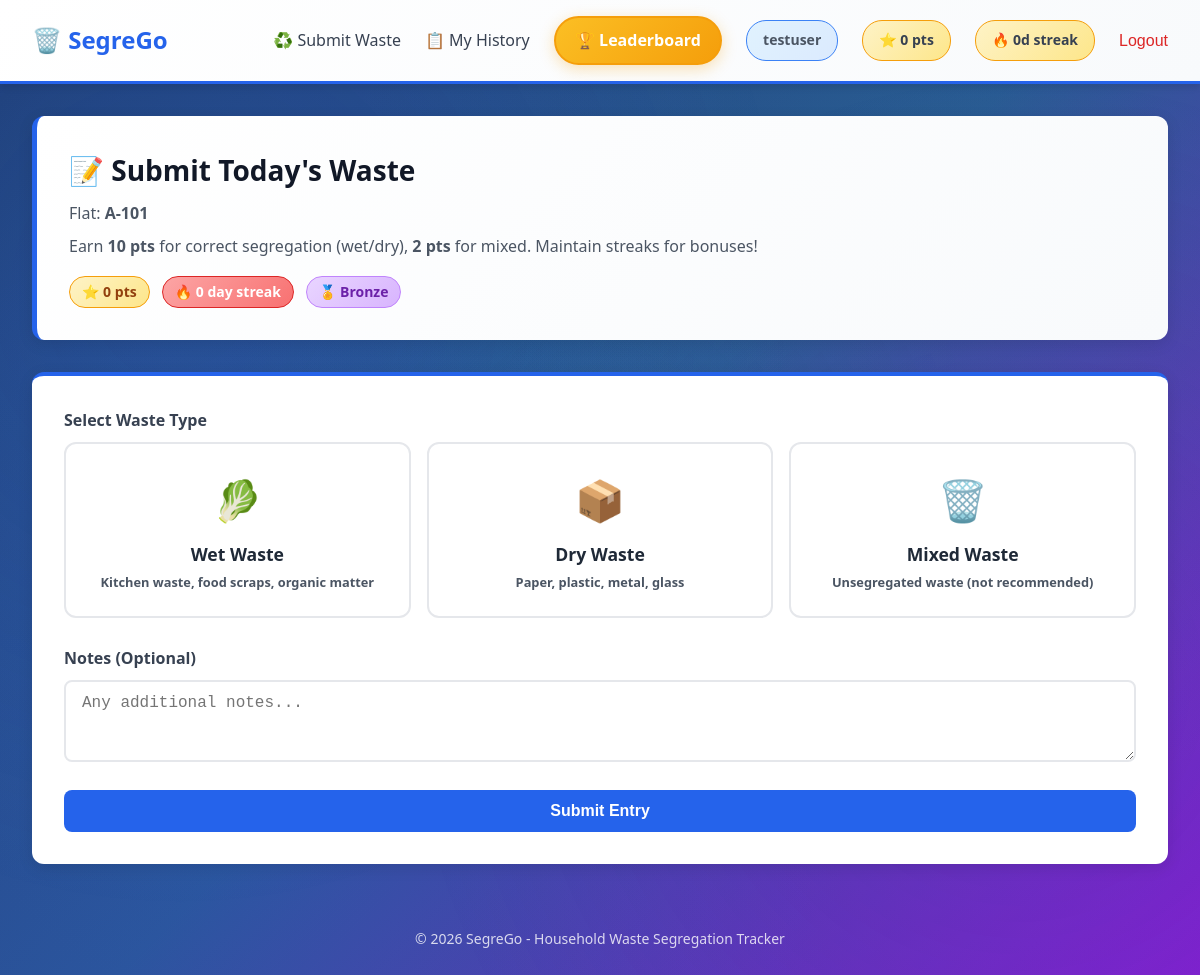
Page /submit/ (signed in) on the committed database.
### waste/models.py (models this page shows, shortened)
class Household(models.Model):
    user = models.OneToOneField(User, on_delete=models.CASCADE, related_name='household')
    flat_number = models.CharField(max_length=20, unique=True)
    points = models.IntegerField(default=0)
    consecutive_days = models.IntegerField(default=0)
    last_submission_date = models.DateField(blank=True, null=True)
    area_segregation_score = models.FloatField(default=0.0)
    daily_reminder_enabled = models.BooleanField(default=True)
    created_at = models.DateTimeField(auto_now_add=True)
    class Meta:
        ordering = ['flat_number']
    @property
    def tier(self):
        if self.points >= 1000:
            return 'Platinum'
        if self.points >= 500:
            return 'Gold'
        if self.points >= 200:
            return 'Silver'
        return 'Bronze'

### waste/views.py (the view)
# urls.py: path('submit/', views.submit_waste, name='submit_waste'),
@login_required
def submit_waste(request):
    if request.user.is_staff:
        return redirect('admin_dashboard')
    try:
        household = request.user.household
    except Household.DoesNotExist:
        messages.error(request, 'No household associated with your account.')
        return redirect('home')
    if request.method == 'POST':
        form = WasteEntryForm(request.POST)
        if form.is_valid():
            entry = form.save(commit=False)
            entry.household = household
            entry.save()
            earned, bonus = household.award_points(entry.waste_type)
            household.calculate_segregation_score()
            household.update_daily_reminder()
            if bonus:
                messages.success(request, f'Waste entry submitted! You earned {earned} points (+{bonus} bonus). Total: {household.points} points. Streak: {household.consecutive_days} days.')
            else:
                messages.success(request, f'Waste entry submitted! You earned {earned} points. Total: {household.points} points. Streak: {household.consecutive_days} days.')
            return redirect('history')
    else:
        form = WasteEntryForm()
    return render(request, 'waste/submit_waste.html', {
        'form': form,
        'household': household
    })

### waste/forms.py
class WasteEntryForm(forms.ModelForm):
    class Meta:
        model = WasteEntry
        fields = ['waste_type', 'notes']
        widgets = {
            'waste_type': forms.RadioSelect(),
            'notes': forms.Textarea(attrs={'rows': 3, 'placeholder': 'Optional notes...'}),
        }

### waste/templates/waste/submit_waste.html (shortened to what this page needs)
{% extends 'waste/base.html' %}
{% block content %}
<div class="page-header">
    <h1>📝 Submit Today's Waste</h1>
    <p>Flat: <strong>{{ household.flat_number }}</strong></p>
    <p class="reward-note">Earn <strong>10 pts</strong> for correct segregation (wet/dry), <strong>2 pts</strong> for mixed. Maintain streaks for bonuses!</p>
    <div class="profile-stats" style="margin-top: 1rem;">
        <span class="badge profile-points">⭐ {{ household.points }} pts</span>
        <span class="badge profile-streak">🔥 {{ household.consecutive_days }} day streak</span>
        <span class="badge profile-tier">🏅 {{ household.tier }}</span>
    </div>
</div>
<div class="form-card">
    <form method="post">
        <div class="form-group">
            <label>Select Waste Type</label>
            <div class="waste-type-options">
                <label class="waste-option wet">
                    <span class="option-card">
                        <span class="icon">🥬</span>
                        <span class="label">Wet Waste</span>
                        <span class="description">Kitchen waste, food scraps, organic matter</span>
                    </span>
                </label>
                <label class="waste-option dry">
                    <span class="option-card">
                        <span class="icon">📦</span>
                        <span class="label">Dry Waste</span>
                        <span class="description">Paper, plastic, metal, glass</span>
                    </span>
                </label>
                <label class="waste-option mixed">
                    <span class="option-card">
                        <span class="icon">🗑️</span>
                        <span class="label">Mixed Waste</span>
                        <span class="description">Unsegregated waste (not recommended)</span>
                    </span>
                </label>
            </div>
        </div>
        <div class="form-group">
            <label for="id_notes">Notes (Optional)</label>
            <textarea name="notes" id="id_notes" rows="3"
                      placeholder="Any additional notes..."></textarea>
        </div>
        <button type="submit" class="btn btn-primary btn-block">Submit Entry</button>
    </form>
</div>
{% endblock %}

### waste/templates/waste/base.html (shortened to what this page needs)
{% load static %}
<!DOCTYPE html>
<html lang="en">
<head>
    <link rel="stylesheet" href="{% static 'css/style.css' %}">
</head>
<body>
    <nav class="navbar">
        <div class="nav-brand">
            <a href="{% url 'home' %}">🗑️ SegreGo</a>
        </div>
        <div class="nav-links">
            {% if user.is_authenticated %}
                {% if user.is_staff %}
                    <a href="{% url 'admin_dashboard' %}">📊 Dashboard</a>
                    <a href="{% url 'admin:index' %}">⚙️ Admin Panel</a>
                {% else %}
                    <a href="{% url 'submit_waste' %}">♻️ Submit Waste</a>
                    <a href="{% url 'history' %}">📋 My History</a>
                    <a href="{% url 'leaderboard' %}" class="nav-leaderboard">🏆 Leaderboard</a>
                {% endif %}
                <span class="user-info">{{ user.username }}</span>
                {% if not user.is_staff and user.household %}
                    <span class="user-stats">⭐ {{ user.household.points }} pts</span>
                    <span class="user-stats">🔥 {{ user.household.consecutive_days }}d streak</span>
                {% endif %}
                <form method="post" action="{% url 'logout' %}" style="display: inline;">
                    <button type="submit" class="btn-logout" style="border: none; background: none; cursor: pointer; padding: 0; font-size: inherit;">Logout</button>
                </form>
            {% else %}
                <a href="{% url 'login' %}">🔐 Login</a>
                <a href="{% url 'register' %}">📝 Register</a>
            {% endif %}
        </div>
    </nav>
    <main class="container">
        {% block content %}{% endblock %}
    </main>
    <footer class="footer">
        <p>&copy; 2026 SegreGo - Household Waste Segregation Tracker</p>
    </footer>
</body>
</html>

### rows in the picture
Household: flat_number "A-101", points "0", consecutive_days "0", tier "Bronze"

### other values in the picture
{{ user.username }} "testuser"
{{ user.household.points }} "0"
{{ user.household.consecutive_days }} "0"
